Frame 1 (no input): blank canvas, image omitted
Frame 60 (the mouse pressed at the canvas centre just before this capture): blank canvas, image omitted
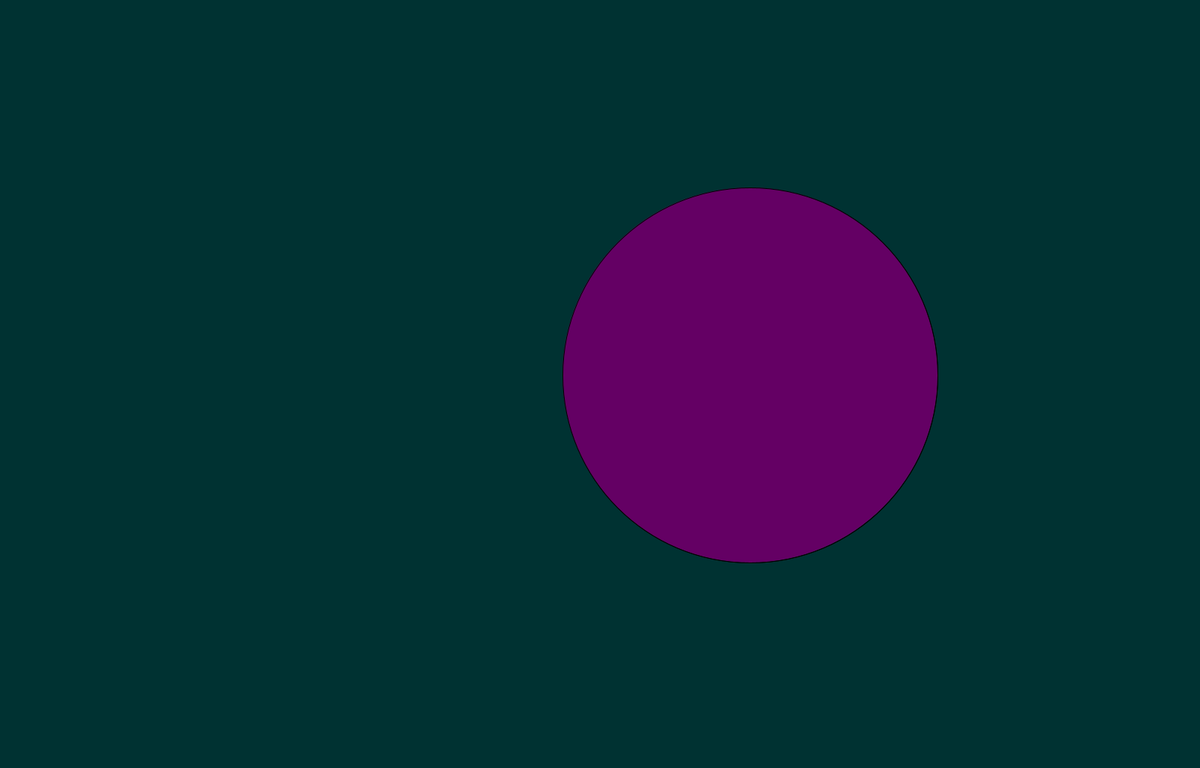
Frame 120 (the mouse held since frame 60 and released just before this capture)

The Processing sketch whose frames 1 and 60 were blank and that drew this single picture after the mouse press (run headless with seeded random() and noise(); from frame 60 on, the mouse is pressed at the canvas centre):

// Processing sketch: colorful_circle_clicking
// ── colorful_circle_clicking.pde

void setup(){
size(1600,1024);
fill(250,0,250);
ellipse(100,50,75,100);
fill(0,250,250);
rect(50,100,100,150);
triangle(25,30,17,29,50,100);
}
void draw(){
background(0,50,50);
  if(mousePressed==true){
  fill(0,100,100);
  ellipse(1000,500,500,500);
  }
  if(mousePressed==true){
  fill(100,0,100);
  ellipse(1000,500,500,500);
 }
}
